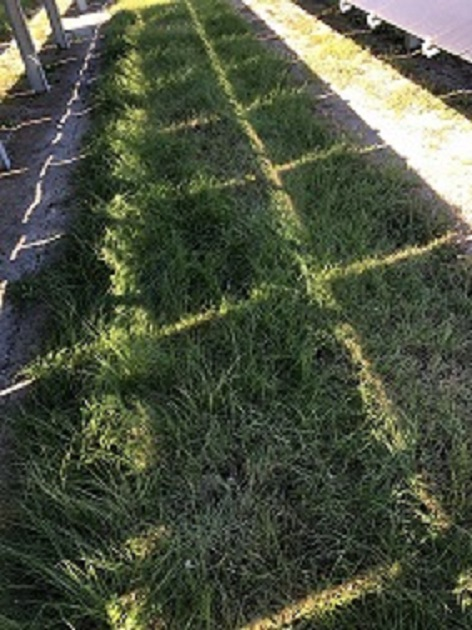
#> input picture egoat/test.png, 472 x 630 px, found by its file name
$ python Q9.py   (older library calls are emulated)
#> lines starting #> are read from the running program, lines starting #| are printed output that depends on the picture
import numpy as np
from PIL import Image
import cv2


image = np.asarray(Image.open('test.PNG'))
#> image is the input picture: shape (630, 472, 3); mean R, G, B 76.5, 83.2, 65
image = cv2.cvtColor(image, cv2.COLOR_BGR2GRAY)
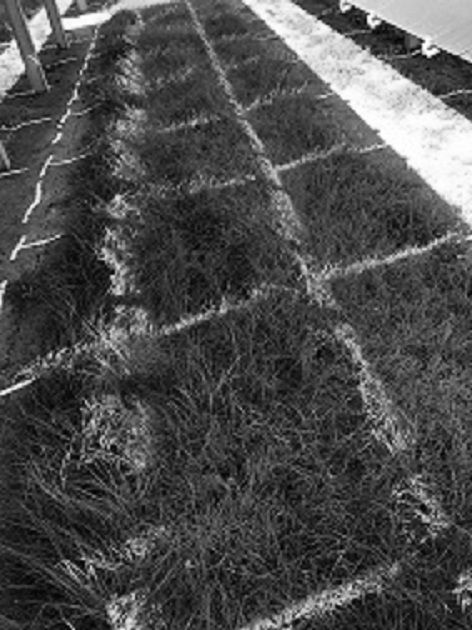
#> image: shape (630, 472); min 1, max 255, mean 77
pixelfreq = np.zeros(256)
im = Image.fromarray(image)
im.show()


# finds the frequency distribution of all pixels in the image in range [0, 255]
for p in range(len(image)):
    pixelfreq[image[p]] += 1
#> after the loop, pixelfreq = 256 values, max 630 at index 66, min 0 at index 0, mean 314.9

# this will take a threshold value and convert a grayscale image into a binary image depending on the threshold.
def binarize(img, thresh):

    binim = np.ones((1008,756))
    for u in range(1008):
        for v in range(756):
            if image[u][v] <= thresh:
                binim[u][v] = 255
            else:
                binim[u][v] = 0
    return binim

def entropy(freq, Threshold):
    N = len(image)**2
    bin = len(freq)
    eleft = 0.0
    eright = 0.0

#find p(i) distribution of a given pixel
    p = np.zeros(bin).astype(np.float)
    sumall = 0
    for i in range(bin):
        p[i] = freq[i]/N
        sumall += p[i]
# normalize the probability distribution
    for i in range(bin):
        p[i] /= sumall

# finds the entropy to the left of Threshold, and the right of Threshold, returns their sum
    for i in range(bin):
        if i < Threshold:
            if freq[i]>0:
                eleft += -(p[i])*np.log10(p[i])
        else:
            if freq[i] >0:
                eright += -(p[i])*np.log10(p[i])
    return eright + eleft


entrop = np.ones(256)
# stores all possible entropy values for Threshold between [0-255]
for k in range(256):
    entrop[k] = entropy(pixelfreq, k)
#> after the loop, entrop = 256 values, max 2.31 at index 19, min 2.31 at index 43, mean 2.31

# finds the index that has the threshold value for the minimum entropy
min = entrop.argmin()
#> min = 43
newmin = Image.fromarray(binarize(image, min))
#> (the run stopped early here; a loop or call above may not have finished)

$ run again, with egoat/image0.jpg saved as egoat/test.png
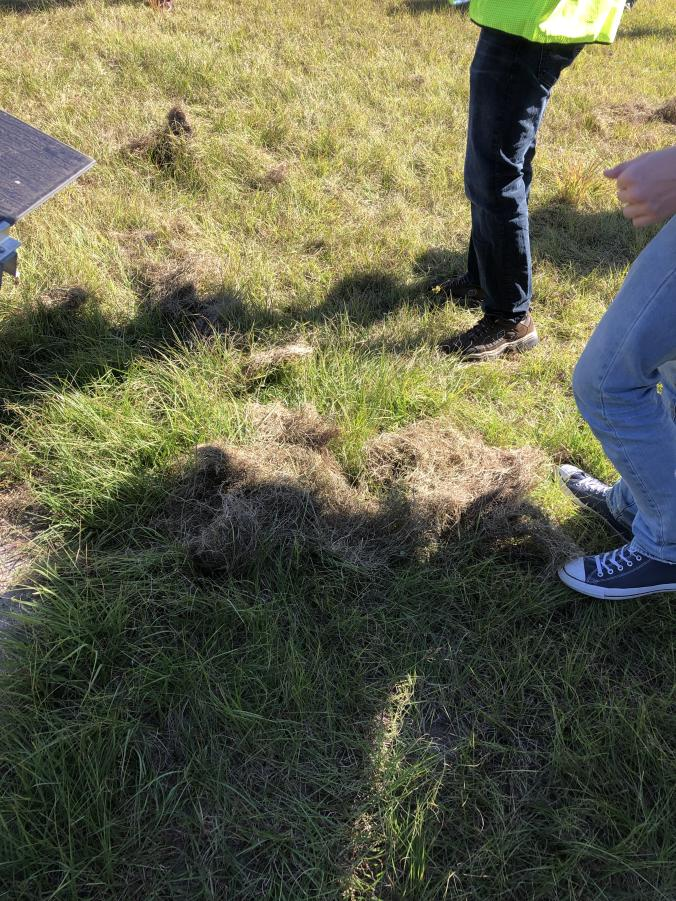
#> input picture egoat/image0.jpg, 676 x 901 px, found by its file name
#> image is the input picture: shape (901, 676, 3); mean R, G, B 100.5, 100.6, 76
#> `image = cv2.cvtColor(image, cv2.COLOR_BGR2GRAY)`:
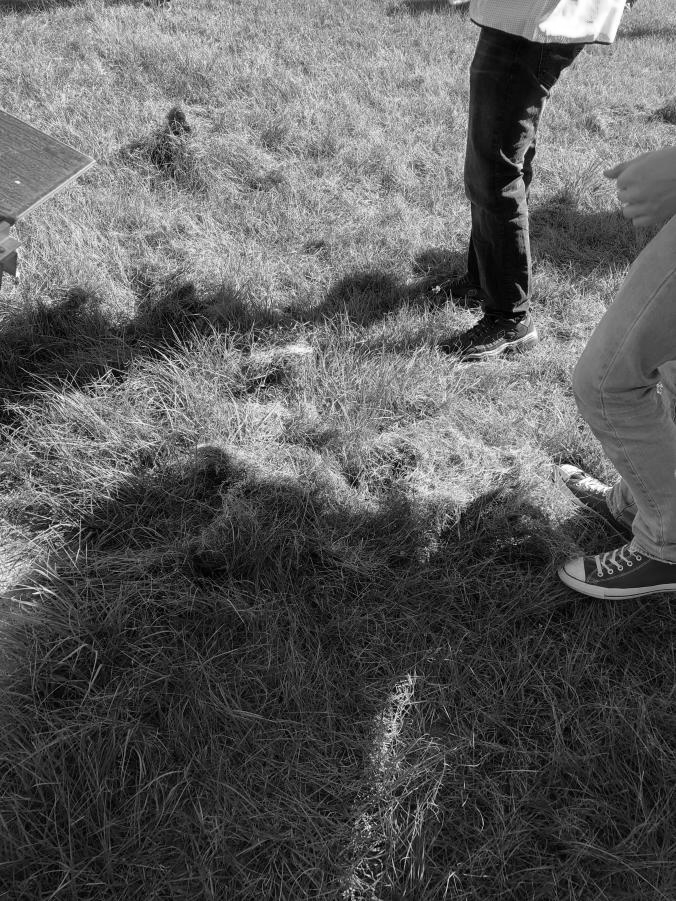
#> image: shape (901, 676); min 0, max 255, mean 93.2
#> after the loop `for p in range(len(image)):`: pixelfreq = 256 values, max 751 at index 15, min 20 at index 255, mean 537.6
#> after the loop `for k in range(256):`: entrop = 256 values, max 2.36 at index 106, min 2.36 at index 25, mean 2.36
#> min = 25

$ run again, with egoat/image1.jpeg saved as egoat/test.png
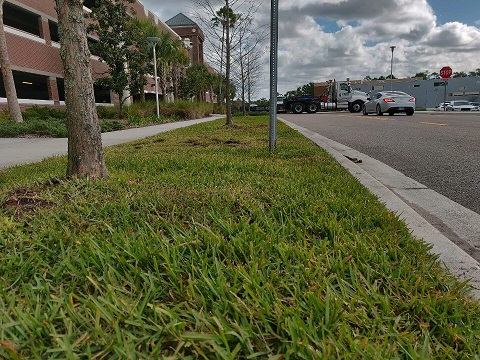
#> input picture egoat/image1.jpeg, 480 x 360 px, found by its file name
#> image is the input picture: shape (360, 480, 3); mean R, G, B 92.4, 95.2, 65.3
#> `image = cv2.cvtColor(image, cv2.COLOR_BGR2GRAY)`:
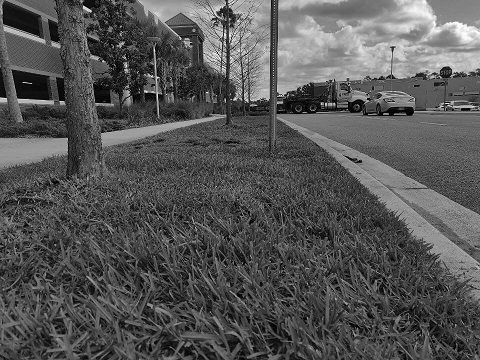
#> image: shape (360, 480); min 0, max 255, mean 86
#> after the loop `for p in range(len(image)):`: pixelfreq = 256 values, max 352 at index 89, min 6 at index 247, mean 199.3
#> after the loop `for k in range(256):`: entrop = 256 values, max 2.3 at index 25, min 2.3 at index 196, mean 2.3
#> min = 196

$ run again, with egoat/image2.jpg saved as egoat/test.png
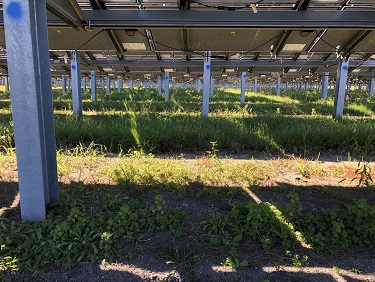
#> input picture egoat/image2.jpg, 375 x 282 px, found by its file name
#> image is the input picture: shape (282, 375, 3); mean R, G, B 78.6, 80.1, 69
#> `image = cv2.cvtColor(image, cv2.COLOR_BGR2GRAY)`:
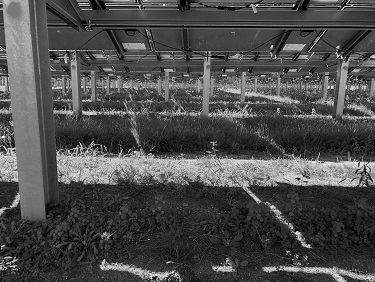
#> image: shape (282, 375); min 0, max 254, mean 76.6
#> after the loop `for p in range(len(image)):`: pixelfreq = 256 values, max 262 at index 60, min 0 at index 255, mean 121.7
#> after the loop `for k in range(256):`: entrop = 256 values, max 2.31 at index 17, min 2.31 at index 50, mean 2.31
#> min = 50
